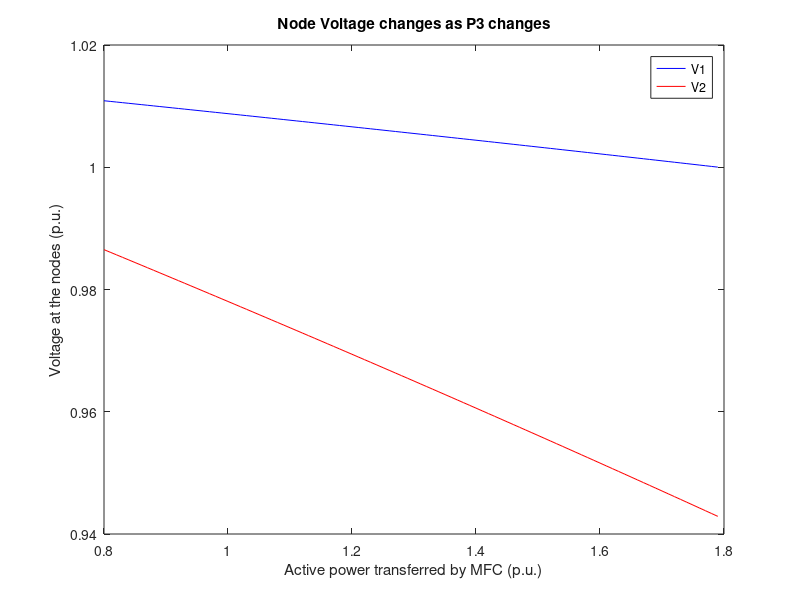

Write MATLAB code to recreate this figure.
clear
clc
 
V0=1.02;

ZL01=0.01;
ZL12=0.03+1i*0.01;
ZL23=0.05+1i*0.01;
Zload1=1/(0.1-1i*0.03);
Sload3=0.8-1i*0.01;

YL01=1/ZL01;
YL12=1/ZL12;
Yload1=1/Zload1;
Pload2=0.79;
Qload2=0;
 
Y=[YL01,-YL01,0;
-YL01,YL01+YL12+Yload1,-YL12;
0,-YL12,YL12;];

G01=real(Y(1,2));
B01=imag(Y(1,2));
 
G11=real(Y(2,2));
B11=imag(Y(2,2));
 
G12=real(Y(2,3));
B12=imag(Y(2,3));
 
G22=real(Y(3,3));
B22=imag(Y(3,3));
 
k=100;
V1 = zeros(1,k);
V2 = zeros(1,k);
baseline = ones(1,k);
%Q = zeros(1,k);
P = zeros(1,k);
Loss01=zeros(1,k);
Loss12=zeros(1,k);
Loss=zeros(1,k);
for m = 1:k
    Pload2 = Pload2+0.01;
    f=@(V1,V2,theta1,theta2) [V0*V1*(G01*cos(theta1)+B01*sin(theta1))+V1*V1*G11+V1*V2*(G12*cos(theta1-theta2)+B12*sin(theta1-theta2));     V1*V2*(G12*cos(theta2-theta1)+B12*sin(theta2-theta1))+V2*V2*G22+Pload2;    V0*V1*(G01*sin(theta1)-B01*cos(theta1))-V1*V1*B11+V1*V2*(G12*sin(theta1-theta2)-B12*cos(theta1-theta2));    V1*V2*(G12*sin(theta2-theta1)-B12*cos(theta2-theta1))-V2*V2*B22-Qload2;];

    J=@(V1,V2,theta1,theta2) [V0*(G01*cos(theta1)+B01*sin(theta1))+2*V1*G11+V2*(G12*cos(theta1-theta2)+B12*sin(theta1-theta2)),    V1*(G12*cos(theta1-theta2)+B12*sin(theta1-theta2)),    V0*V1*(-G01*sin(theta1)+B01*cos(theta1))+V1*V2*(-G12*sin(theta1-theta2)+B12*cos(theta1-theta2)),    V1*V2*(G12*sin(theta1-theta2)-B12*cos(theta1-theta2));    V2*(G12*cos(theta2-theta1)+B12*sin(theta2-theta1)),    V1*(G12*cos(theta2-theta1)+B12*sin(theta2-theta1))+2*V2*G22,    V1*V2*(G12*sin(theta2-theta1)-B12*cos(theta2-theta1)),    V1*V2*(-G12*sin(theta2-theta1)+B12*cos(theta2-theta1));    V0*(G01*sin(theta1)-B01*cos(theta1))-2*V1*B11+V2*(G12*sin(theta1-theta2)-B12*cos(theta1-theta2)),    V1*(G12*sin(theta1-theta2)-B12*cos(theta1-theta2)),    V0*V1*(G01*cos(theta1)+B01*sin(theta1))+V1*V2*(G12*cos(theta1-theta2)+B12*sin(theta1-theta2)),    V1*V2*(-G12*cos(theta1-theta2)-B12*sin(theta1-theta2));    V2*(G12*sin(theta2-theta1)-B12*cos(theta2-theta1)),    V1*(G12*sin(theta2-theta1)-B12*cos(theta2-theta1))-2*V2*B22,    V1*V2*(-G12*cos(theta2-theta1)-B12*sin(theta2-theta1)),    V1*V2*(G12*cos(theta2-theta1)+B12*sin(theta2-theta1));];

    fp=@(x) f(x(1),x(2),x(3),x(4));
    Jp=@(x) J(x(1),x(2),x(3),x(4));

    x=zeros(3,4);
    x(1,:)=[1.02,1.02,0,0];
    %disp(norm(fp(x(1,:))));
    for n=2:length(x)
        x(n,:)=x(n-1,:)-((Jp(x(n-1,:))^(-1))*fp(x(n-1,:)))';
        %disp(norm(fp(x(n,:))));
    end
    %disp('Solution:');
    %disp(x(n,:));
    V1(m)=x(n,1);
    V2(m)=x(n,2);
    P(m)=Pload2;
    Loss12(m)=(Pload2*Pload2+Qload2*Qload2)/(V2(m)*V2(m))*ZL12;
    S1=V1(m)*V1(m)*Yload1+Loss12(m)+Pload2+1i*Qload2;
    P1=real(S1);
    Q1=imag(S1);
    Loss01(m)=(P1*P1+Q1*Q1)/(V1(m)*V1(m))*ZL01;
    Loss(m)=Loss01(m)+Loss12(m);
end
figure;
plot(P,V1,'b',P,V2,'r');
title('Node Voltage changes as P3 changes');
xlabel('Active power transferred by MFC (p.u.)');
ylabel('Voltage at the nodes (p.u.)');
legend('V1','V2','V=1');
% figure;
% plot(Q,Loss,Q,Loss01,Q,Loss12);
% hold on;
% plot(Q(find(Loss==min(Loss))),min(Loss),'r*');
